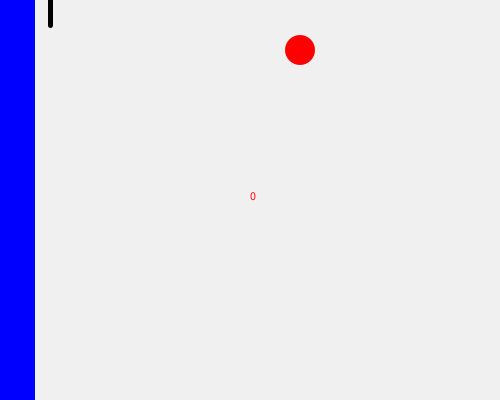
Frame 1 (no input)
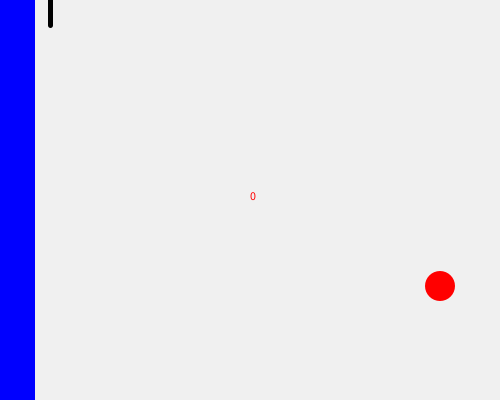
Frame 60 (the mouse pressed at the canvas centre just before this capture)
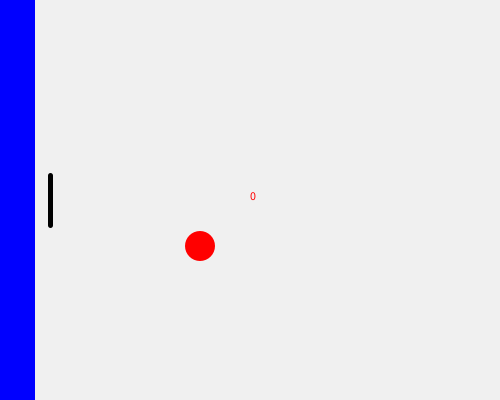
Frame 120 (the mouse held since frame 60 and released just before this capture)

The Processing sketch that drew these frames (run headless with seeded random() and noise(); from frame 60 on, the mouse is pressed at the canvas centre):

// Processing sketch: processing_166085
// ── processing_166085.pde

void setup() {
  size(500, 400);
}
//Init
int x = 300;
int y = 50;
int x_direction = 1;
int y_direction = 1;
int game_over = 0;
int score = 0;

void draw() {
  if (game_over == 0) {
    background(240);
    fill(0, 0, 255);
    noStroke();
    rect(0, 0, 35, height);

    //Draw Red Ball
    fill(255, 0, 0);
    noStroke();
    ellipse(x, y, 30, 30);

    //Move Red Ball Coordinates
    x += (4 * x_direction);
    y += (4 * y_direction);

    //Draw Paddle
    strokeWeight(5);
    stroke(0);
    line(50, mouseY+25, 50, mouseY-25);


    //Change Direction
    if ((x + 15 > width) || (x < 15) || (   ((x-15 >= 45) && (x-15 <=55)) && ( (mouseY+25>=y) && (y>=mouseY-25) )   )) {
      x_direction *= -1;
      score+=1;
    }
    if ((y + 15 > height) || (y < 15)) {
      y_direction *= -1;
    }

    //Score
    text(round(score / 2), width/2, height/2);
    //Game Over
    if (x<15) {
      game_over = 1;
    }
  }
}
